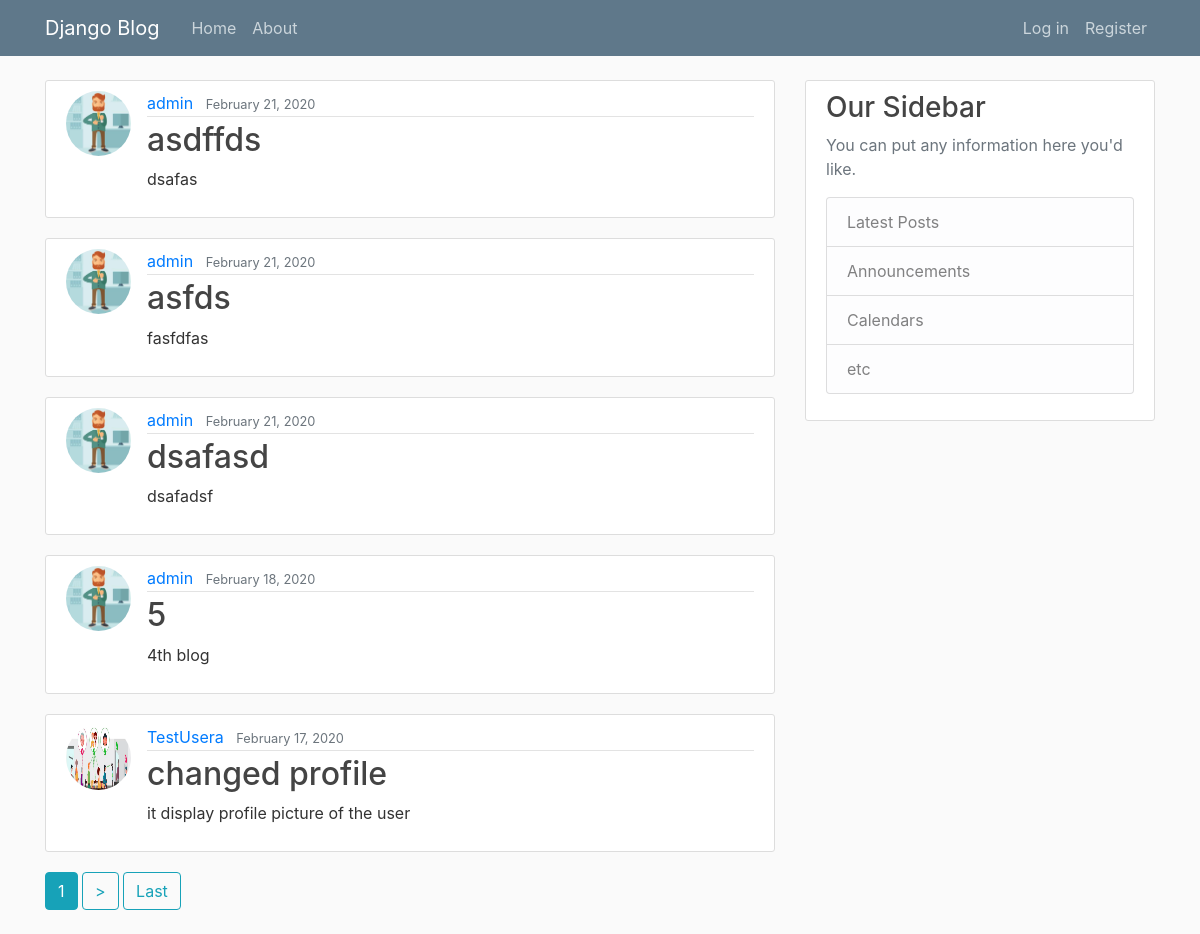
The page / on the database its author committed.
### blog/models.py (models this page shows, shortened)
class Post(models.Model):
    title = models.CharField(max_length=100)
    content = models.TextField()
    date_posted = models.DateTimeField(default=timezone.now)
    author = models.ForeignKey(User, on_delete=models.CASCADE)

### users/models.py (models this page shows, shortened)
class Profile(models.Model):
    user = models.OneToOneField(User, on_delete=models.CASCADE)
    image = models.ImageField(default='default.jpg',upload_to='profile_pics')

### blog/views.py (the view)
# urls.py: path('', PostListView.as_view(), name="home"),
class PostListView(ListView):
    model = Post
    template_name = 'blog/home.html'
    context_object_name = 'posts'
    ordering = ['-date_posted']
    paginate_by = 5

### blog/templates/blog/home.html (shortened to what this page needs)
{% extends 'blog/base.html' %}
{% block content%}
    {% for post in posts  %}
        <article class="media content-section">
            <img class="rounded-circle article-img" src="{{ post.author.profile.image.url }}">
            <div class="media-body">
                <div class="article-metadata">
                <a class="mr-2" href="{% url 'user-post' post.author.username %}">{{ post.author }}</a>
                <small class="text-muted">{{ post.date_posted | date:" F d, Y "}}</small>
                </div>
                <h2><a class="article-title" href="{% url 'post-detail' post.id %}">{{ post.title }}</a></h2>
                <p class="article-content">{{ post.content }}</p>
            </div>
        </article>
    {% endfor %}
    {% if is_paginated %}
        {% for num in page_obj.paginator.page_range %}
            {% if page_obj.number == num %}
                <a class= "btn btn-info mb-4" href="?page={{ num }}">{{ num }}</a>
            {% endif %}
        {% endfor %}
        {% if page_obj.has_next %}
            <a class= "btn btn-outline-info mb-4" href="?page={{ page_obj.next_page_number }}">></a>
            <a  class= "btn btn-outline-info mb-4"  href="?page={{ page_obj.paginator.num_pages }}">Last </a>
        {% endif %}
    {% endif %}
{% endblock content %}

### blog/templates/blog/base.html (shortened to what this page needs)
{% load static %}
<!doctype html>
<html lang="en">
  <head>
    <link rel="stylesheet" href="https://maxcdn.bootstrapcdn.com/bootstrap/4.0.0/css/bootstrap.min.css">
    <link rel="stylesheet" href="{% static 'blog/main.css' %}" >
</head>
<body>
    <div class="container">
    <header class="site-header">
        <nav class="navbar navbar-expand-md navbar-dark bg-steel fixed-top">
            <div class="container">
            <a class="navbar-brand mr-4" href="/">Django Blog</a>
            <div class="collapse navbar-collapse" id="navbarToggle">
                <div class="navbar-nav mr-auto">
                <a class="nav-item nav-link" href="{% url 'home' %}">Home</a>
                <a class="nav-item nav-link" href="{% url 'about' %}">About</a>
                </div>
                <div class="navbar-nav">
                {% if user.is_authenticated %}
                <a class="nav-item nav-link" href=" {% url 'post-create' %}">New Post </a>
                    <a class="nav-item nav-link" href=" {% url 'profile' %}">Profile</a>
                    <a class="nav-item nav-link" href="{% url 'logout' %}">Log Out</a>
                {% else %}
                    <a class="nav-item nav-link" href="{% url 'login' %}">Log in</a>
                    <a class="nav-item nav-link" href="{% url 'register' %}">Register</a>
                {% endif %}
                </div>
            </div>
            </div>
        </nav>
    </header>
    </div>
    <main role="main" class="container">
    <div class="row">
        <div class="col-md-8">
        {% block content %}{% endblock %}
        </div>
        <div class="col-md-4">
        <div class="content-section">
            <h3>Our Sidebar</h3>
            <p class='text-muted'>You can put any information here you'd like.
            <ul class="list-group">
                <li class="list-group-item list-group-item-light">Latest Posts</li>
                <li class="list-group-item list-group-item-light">Announcements</li>
                <li class="list-group-item list-group-item-light">Calendars</li>
                <li class="list-group-item list-group-item-light">etc</li>
            </ul>
            </p>
        </div>
        </div>
    </div>
    </main>
</body>
</html>

### blog/static/blog/main.css (style rules this page uses)
body { background: #fafafa; color: #333333; margin-top: 5rem; }
h1, h2, h3, h4, h5, h6 { color: #444444; }
ul { margin: 0; }
.bg-steel { background-color: #5f788a; }
.site-header .navbar-nav .nav-link { color: #cbd5db; }
.content-section { background: #ffffff; padding: 10px 20px; border: 1px solid #dddddd; border-radius: 3px; margin-bottom: 20px; }
.article-title { color: #444444; }
.article-content { white-space: pre-line; }
.article-img { height: 65px; width: 65px; margin-right: 16px; }
.article-metadata { padding-bottom: 1px; margin-bottom: 4px; border-bottom: 1px solid #e3e3e3 }

### rows shown on the page
Post: author.profile.image (picture), author "admin", date_posted "February 21, 2020", title "asdffds", content "dsafas"
Post: author.profile.image (picture), author "admin", date_posted "February 21, 2020", title "asfds", content "fasfdfas"
Post: author.profile.image (picture), author "admin", date_posted "February 21, 2020", title "dsafasd", content "dsafadsf"
Post: author.profile.image (picture), author "admin", date_posted "February 18, 2020", title "5", content "4th blog"
Post: author.profile.image (picture), author "TestUsera", date_posted "February 17, 2020", title "changed profile", content "it display profile picture of the user"

### other values the page prints
{{ num }} "1"
